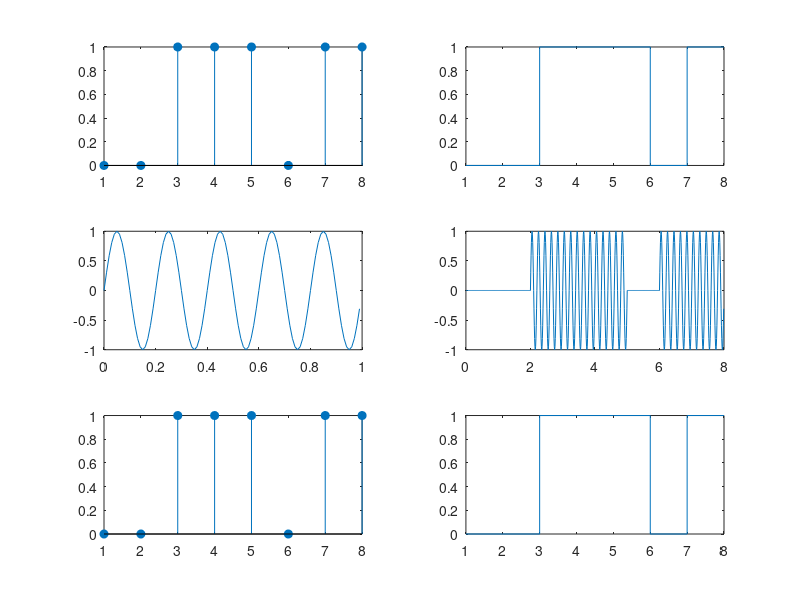

Write MATLAB code to recreate this figure.
clc; clear all; close all;

tb=1;
fs=100;
t=0:1/fs:tb-1/fs;
fm=5;
msg=sin(2*pi*fm*t);
n=8;
bit_seq=randi([0 1],1,n);

%ASK Modulation
ask=[];
for i=1:n
    if bit_seq(i)==1
        ask=[ask msg];
    else
        ask=[ask zeros(1,length(msg))];
    end
end

%ASK Demodulation
rec_bits=[];
idx=1;
for i=1:n
    part=ask(idx:idx+fs-1);
    bits=sum(part.*msg);
    rec_bits(i)=bits>0;
    idx=idx+fs;
end

T=0:1/fs:(n*tb)-1/fs;

subplot(3,2,1);
stem(bit_seq,'filled');
subplot(3,2,2);
stairs(bit_seq);
subplot(3,2,3);
plot(t,msg);
subplot(3,2,4);
plot(T,ask);
subplot(3,2,5);
stem(rec_bits,'filled');
subplot(3,2,6);
stairs(rec_bits);
